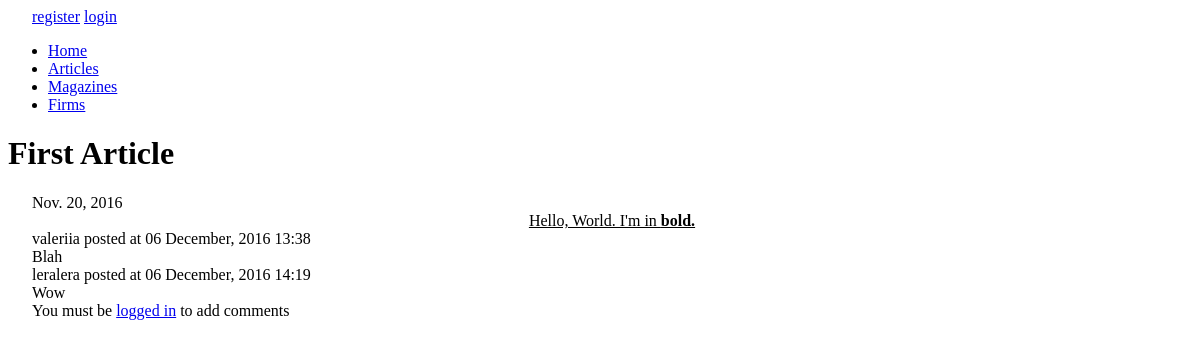
/articles/1, run on an earlier commit of the app's database.
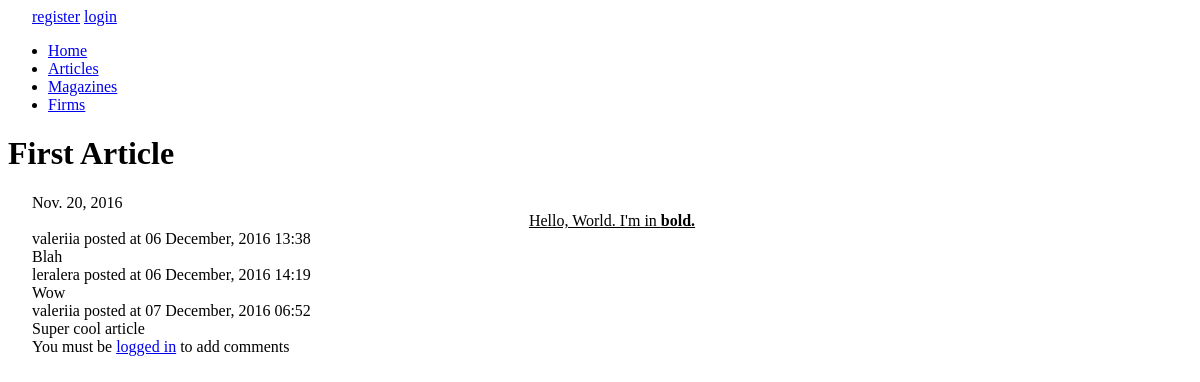
And on a later commit of the database.
### articles/models.py (models this page shows, shortened)
class Article(models.Model):
    title = models.CharField(max_length=200, default='')
    text = models.TextField(default='')
    date_written = models.DateField(default=timezone.now)

class Comment(models.Model):
    text = models.TextField(default='')
    article = models.ForeignKey(Article)
    created_by = models.ForeignKey(User)
    datetime_posted = models.DateTimeField(default=timezone.now)

### articles/views.py (the view)
# urls.py: url(r'^(?P<pk>[0-9]+)$', ArticleDetail.as_view(), name="detail"),
class ArticleDetail(DetailView):
    model = Article
    template_name = 'articles/article_details.html'
    context_object_name = 'article'

### articles/templates/articles/article_details.html (shortened to what this page needs)
{% extends 'articles/base.html' %}
{% block content %}
<div class="article_container">
    <h1>{{ article.title }}</h1>
    <p>{{ article.date_written }}</p>
    {{ article.text|safe }}
</div>
{% if article.comment_set %}
    {% for comment in article.comment_set.all %}
        <div class="comment">
        <p>{{ comment.created_by.username }} posted at {{ comment.datetime_posted | date:"d F, Y H:i"}}</p>
            {% if comment.created_by == user %}
                <p>
                <form method="post" action="{% url 'articles:update_comment' comment.pk %}">
                {% csrf_token %}
                    <input type="text" id="comment_update" value="{{ comment.text }}" name="id_text">
                <input type="submit" value="update">
                </form>
                    <form method="post" action="{% url 'articles:delete_comment' comment.pk %}">
                        {% csrf_token %}
                        <input type="submit" value="delete">
                    </form>
                </p>
                {% else %}
                <p>{{ comment.text }}</p>
            {% endif %}
        </div>
    {% endfor %}
{% endif %}
{% if user.is_authenticated %}
<form method="POST" action="{% url 'articles:add_comment' article.id %}">
    {% csrf_token %}
    <input type="text" id="comment_input" name="comment_text">
    <input type="submit" value="Submit">
</form>
    {% else %}
    <p>You must be <a href="{% url 'auth_login' %}">logged in</a> to add comments</p>
{% endif %}
{% endblock %}

### articles/templates/articles/base.html (shortened to what this page needs)
{% load static %}
<!DOCTYPE html>
<html lang="en">
<head>
    <link rel="stylesheet" type="text/css" href="{% static 'articles/style.css' %}">
</head>
<body>
{% include 'articles/nav.html' %}
{% block content %}
{% endblock %}
</body>
</html>

### articles/templates/articles/nav.html
{% load static %}
{% if user.is_authenticated %}
    <a href="{% url 'auth_logout' %}">logout</a>
{% else %}
    <p>
        <a href="{% url 'registration_register' %}">register</a>
        <a href="{% url 'auth_login' %}">login</a>
    </p>
{% endif %}
<div id="page_menu">
	<ul id="menu">
		<li><a href="{% url 'index' %}" id="home_link">Home</a></li>
		<li><a href="{% url 'articles:list' %}" id="articles_list_link">Articles</a></li>
		<li><a href="{% url 'catalogues:index' %}" id="catalogues_list_link">Magazines</a></li>
		<li><a href="html/firms.html">Firms</a></li>
	</ul>
</div>

### articles/static/articles/style.css (style rules this page uses)
p { font-size: 12pt; text-align: justify; text-indent: 1.5em; margin: 0; }

What changed in the data, as far as the page shows it:
added Comment: created_by.username "valeriia", datetime_posted "07 December, 2016 06:52", text "Super cool article"
